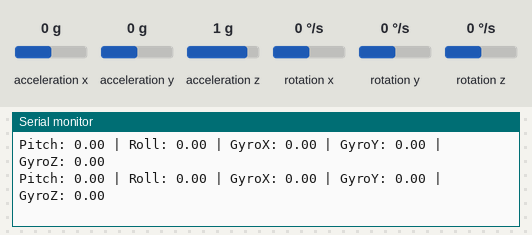
A sketch run on a simulated Arduino Uno, built with avr-gcc and run on an emulated ATmega328P. Shown: the last lines printed to the serial monitor. The test bench sets the inputs (shaded band); at power-on: acceleration x 0 g, acceleration y 0 g, rotation y 0 °/s, acceleration z 1 g, rotation x 0 °/s, rotation z 0 °/s.

Above: at 1.2 s.
1.3 s: acceleration x set to -1.4 g
At 1.9 s:
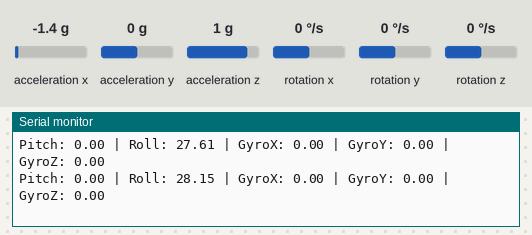
4.3 s: acceleration y set to -1.4 g
At 5.4 s:
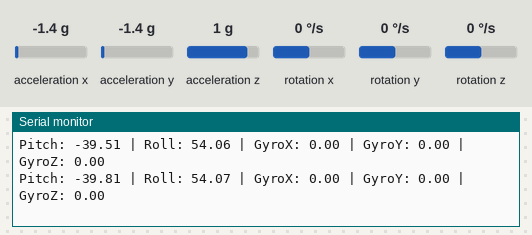
7.3 s: rotation y set to -192 °/s
At 8.0 s:
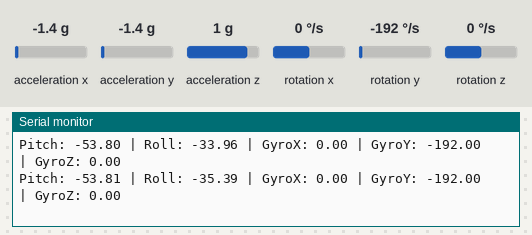
10.3 s: acceleration z set to 0 g
At 11.2 s:
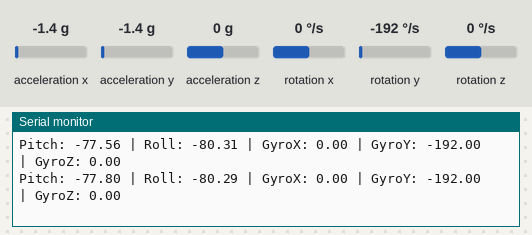
13.3 s: rotation x set to -192 °/s
At 14.1 s:
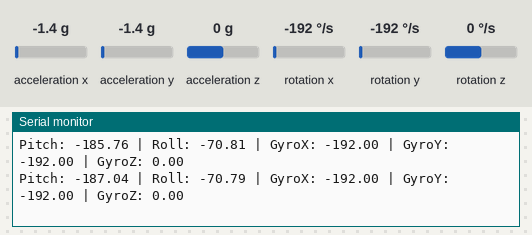
16.3 s: acceleration x set to 0 g
At 17.4 s:
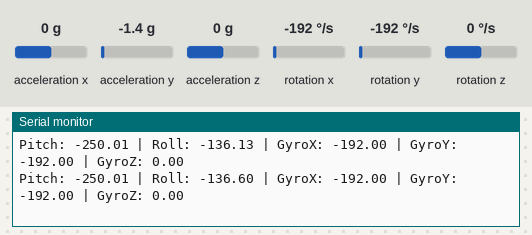
Timing chart, 0 to 19.3 s (numbered marks = the images above; inputs shaded):
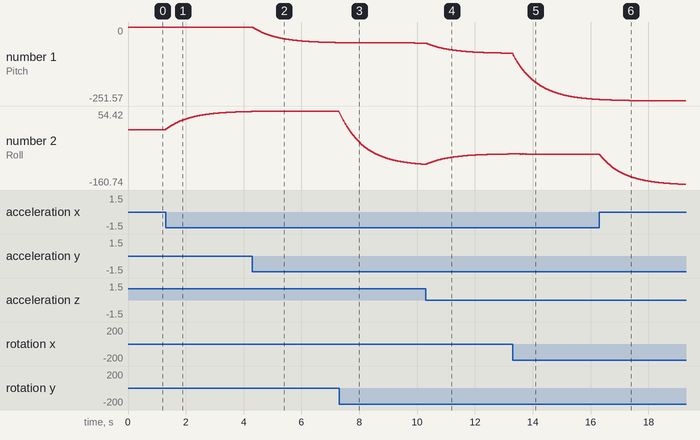

The sketch:

IMU.ino
```cpp
#include <Wire.h>
#include <MPU6050.h>

MPU6050 imu;

// Raw data
int16_t ax, ay, az;
int16_t gx, gy, gz;

// Converted
float accX, accY, accZ;
float gyroX, gyroY, gyroZ;

// Angles
float pitch = 0, roll = 0;
float pitchAcc, rollAcc;

// Timing
unsigned long prevTime;
float dt;

// Filter constant
float alpha = 0.98;

void setup() {
  Serial.begin(115200);
  Wire.begin();

  imu.initialize();

  if (!imu.testConnection()) {
    Serial.println("MPU FAILED");
    while (1);
  }

  Serial.println("MPU READY");
  prevTime = millis();
}

void loop() {
  // Time
  unsigned long currentTime = millis();
  dt = (currentTime - prevTime) / 1000.0;
  prevTime = currentTime;

  // Read data
  imu.getMotion6(&ax, &ay, &az, &gx, &gy, &gz);

  // Convert
  accX = ax / 16384.0;
  accY = ay / 16384.0;
  accZ = az / 16384.0;

  gyroX = gx / 131.0;
  gyroY = gy / 131.0;
  gyroZ = gz / 131.0;

  // Accelerometer angles
  pitchAcc = atan2(accY, accZ) * 180 / PI;
  rollAcc  = atan2(-accX, accZ) * 180 / PI;

  // Complementary filter
  pitch = alpha * (pitch + gyroX * dt) + (1 - alpha) * pitchAcc;
  roll  = alpha * (roll  + gyroY * dt) + (1 - alpha) * rollAcc;

  // Output
  Serial.print("Pitch: ");
  Serial.print(pitch);
  Serial.print(" | Roll: ");
  Serial.print(roll);

  Serial.print(" | GyroX: ");
  Serial.print(gyroX);
  Serial.print(" | GyroY: ");
  Serial.print(gyroY);
  Serial.print(" | GyroZ: ");
  Serial.println(gyroZ);

  delay(10); // ~100Hz
}
```

Measured:
- after the input at 1.3 s, the serial monitor: prints a new line at once (image 1)
- plotted number 2: 0 → 53 after the input at 1.3 s
